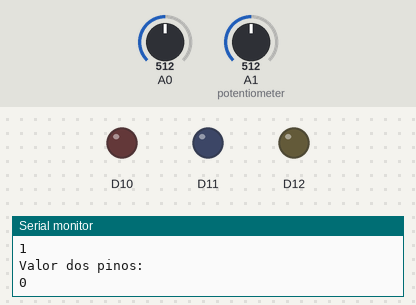
A sketch run on a simulated STM32 Nucleo. Shown: output pins drawn as LEDs (lit = HIGH), the last lines printed to the serial monitor. The test bench sets the inputs (shaded band); at power-on: A0 = 512, A1 (potentiometer) = 512.

Above: at 1.5 s.
At 2.87 s:
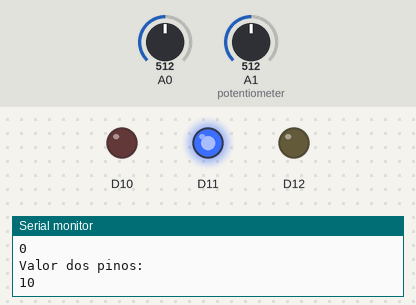
At 3.37 s:
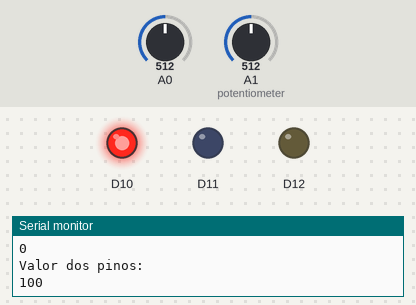
At 7.62 s:
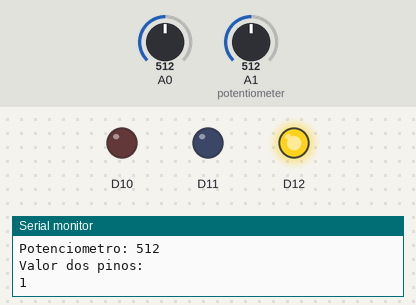
Timing chart, 0 to 8.6 s (numbered marks = the images above):
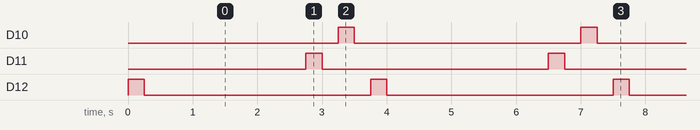

Measured:
- by itself, D10–12: alternates HIGH for 0.25 s and LOW for 3.5 s
- by itself, everything shown: repeats every 3.8 s, in 6 steps

The sketch:

sketch.ino
```cpp
#define D10_PIN_INDEX 0
#define D11_PIN_INDEX 1
#define D12_PIN_INDEX 2

#define NTC_BETA 3950

unsigned int pinMux = 0;

void setup() {
  // put your setup code here, to run once:
  Serial.begin(115200);
  Serial.println("Hello, STM32!");
  pinMode(D10, OUTPUT);
  pinMode(D11, OUTPUT);
  pinMode(D12, OUTPUT);
}

void set(int x, int y){
    unsigned int pin_value = y > 0 ? HIGH : LOW;

    switch(x){
      case D10_PIN_INDEX:
        digitalWrite(D10, pin_value);
      break;

      case D11_PIN_INDEX:
        digitalWrite(D11, pin_value);
      break;

      case D12_PIN_INDEX:
        digitalWrite(D12, pin_value);
      break;

      default:
        break;

    }

    if(pin_value == HIGH){
      unsigned int pin_to_set = 1 << (D12_PIN_INDEX - x);
      pinMux = pinMux | pin_to_set;
    }
    else{
      unsigned int pin_to_clear = ~ (1 << (D12_PIN_INDEX - x));
      pinMux = pinMux & pin_to_clear;
    }

    Serial.println("Valor dos pinos: ");
    Serial.println(pinMux, BIN);
}

void loop() {
  // put your main code here, to run repeatedly:
  set(D12_PIN_INDEX, 1);
  delay(250); // this speeds up the simulation
  set(D12_PIN_INDEX, 0);
  delay(2500);

  set(D11_PIN_INDEX, 1);
  delay(250); // this speeds up the simulation
  set(D11_PIN_INDEX, 0);
  delay(250);

  set(D10_PIN_INDEX, 1);
  delay(250); // this speeds up the simulation
  set(D10_PIN_INDEX, 0);
  delay(250);

  int leituraNTC = analogRead(A0);
  float celsius = 1 / (log(1 / (1023. / leituraNTC - 1)) / NTC_BETA + 1.0 / 298.15) - 273.15;

  Serial.print("Temperatura: ");
  Serial.println(celsius, DEC);

  int leituraPOT = analogRead(A1);

  Serial.print("Potenciometro: ");
  Serial.println(leituraPOT, DEC);
}
```
